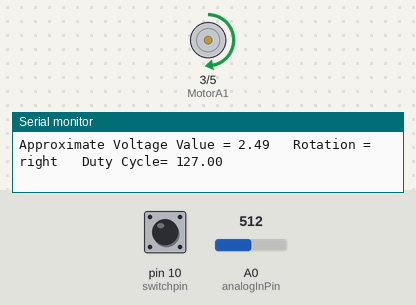
Simulated run of this sketch. Board: Arduino Uno, built with avr-gcc and run on an emulated ATmega328P. Shown: motor-driver pin pairs drawn as motors (green arrow = first pin HIGH = forward, orange = second pin HIGH = backward, longer = more drive, scaled by the enable pin), the last lines printed to the serial monitor. The test bench sets the inputs (shaded band); at power-on: A0 (analogInPin) = 512, pin 10 (switchpin) LOW.

Above: at 1.2 s.
1.3 s: A0 (analogInPin) set to 409
At 2.3 s:
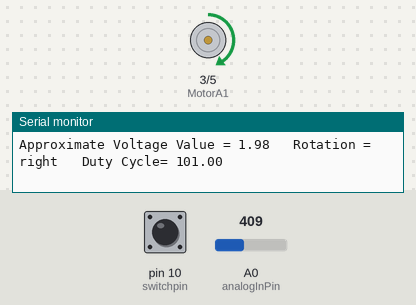
4.3 s: A0 (analogInPin) set to 385
At 5.6 s:
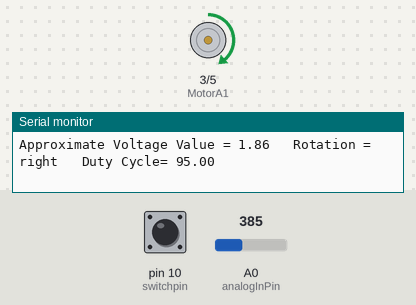
7.3 s: pin 10 (switchpin) pulled HIGH for 0.15 s
At 8.5 s:
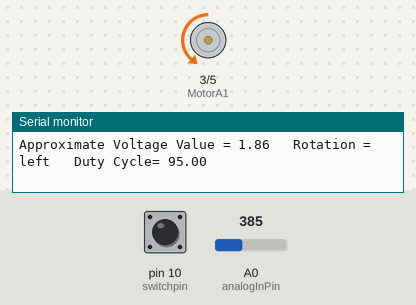
8.9 s: A0 (analogInPin) set to 716
At 9.8 s:
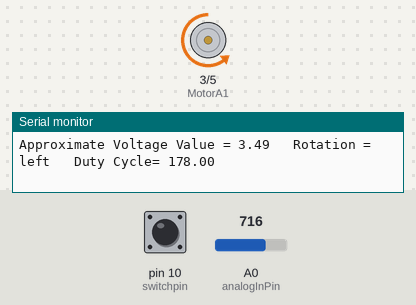
10.4 s: pin 10 (switchpin) pulled HIGH for 1 s
At 11.6 s:
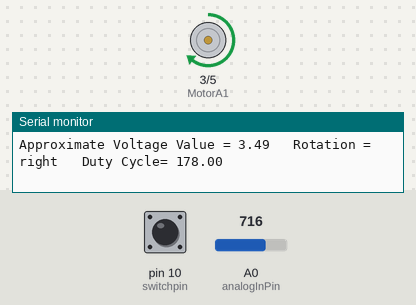
12.9 s: A0 (analogInPin) set to 122
At 13.7 s:
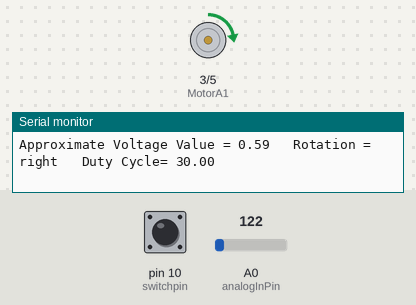
Timing chart, 0 to 15.4 s (numbered marks = the images above; inputs shaded):
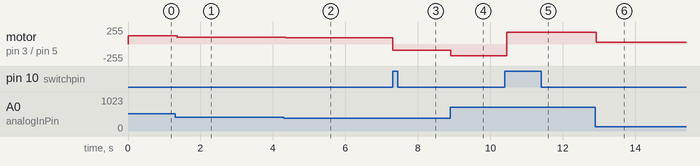

Measured:
- after the input at 1.3 s, motor on pin 3 (MotorA1) / pin 5 (MotorA2): forward 127/255 → forward 101/255 after 0.06 s
- after the input at 4.3 s, motor on pin 3 (MotorA1) / pin 5 (MotorA2): forward 101/255 → forward 95/255 after 0.05 s
- after the input at 7.3 s, motor on pin 3 (MotorA1) / pin 5 (MotorA2): forward 95/255 → backward 95/255 at once
- after the input at 8.9 s, motor on pin 3 (MotorA1) / pin 5 (MotorA2): backward 95/255 → backward 178/255 at once
- after the input at 10.4 s, motor on pin 3 (MotorA1) / pin 5 (MotorA2): backward 178/255 → forward 178/255 after 0.06 s
- after the input at 12.9 s, motor on pin 3 (MotorA1) / pin 5 (MotorA2): forward 178/255 → forward 30/255 at once

The sketch:

motor_controller.ino
```cpp
/*
 * voltage supply 6 v
 * 3 - 6
 * 50 -100
 */

int analogInPin =A0;

float sensorValue = 0;
float outputValue = 0;
float Volt = 0;

//Testing the DC Motors with
// L293D
//Define Pins
//Motor A
int enableA = 2;
int MotorA1 = 3;
int MotorA2 = 5;

//not used
//Motor B
//int enableB = 3;
//int MotorB1 =6;
//int MotorB2 =7;


int switchpin= 10;

bool reverse;

bool pressed3;

int button;


void setup()
{
  Serial.begin (9600); //configure pin modes
 // pinMode (button, INPUT);
  pinMode (switchpin, INPUT);
 // pinMode (button2, INPUT);
  pinMode (enableA, OUTPUT);
  pinMode (MotorA1, OUTPUT);
  pinMode (MotorA2, OUTPUT);
 //pinMode (enableB, OUTPUT);
 // pinMode (MotorB1, OUTPUT);
 // pinMode (MotorB2, OUTPUT);
  digitalWrite(enableA,HIGH);

  pressed3= false;
  reverse =true;
}
void loop()
{

   sensorValue = analogRead(analogInPin);
   outputValue = map(sensorValue, 0, 1023, 0, 255);

   button = digitalRead(switchpin);

   if(button == HIGH && !pressed3)
   {
   reverse = !reverse;
   pressed3 = true;
   }
   else if(button == LOW)
   {
    pressed3 = false;
   }

  SetMotorA(outputValue,reverse) ;


    Volt = (5*outputValue)/255; //The Voltage value

    Serial.print("\t Duty Cycle= ");
    Serial.println(outputValue);
    Serial.print("Approximate Voltage Value = ");
    Serial.print(Volt);
    Serial.print("\t Rotation = ");

    if(reverse)Serial.print("right");
    else Serial.print("left");


}

void SetMotorA(float speed, boolean reverse)
{
  if(reverse)
  {
    digitalWrite(MotorA2, LOW);
    analogWrite(MotorA1,speed);
  }
  else
  {
    digitalWrite(MotorA1, LOW);
    analogWrite(MotorA2,speed);
  }
}
```
